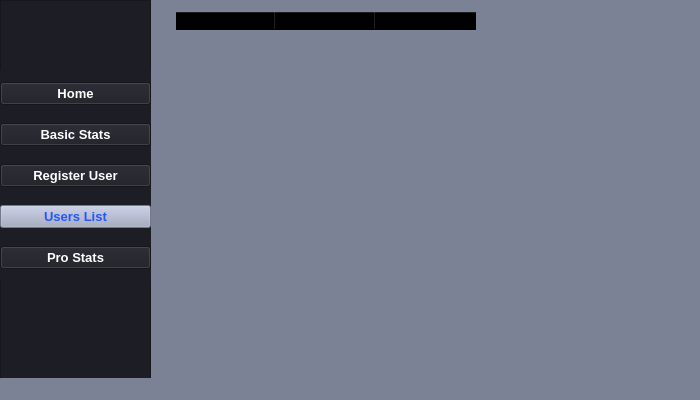
<?xml version="1.0" encoding="UTF-8"?>
<ui version="4.0">
 <class>MainWindow</class>
 <widget class="QMainWindow" name="MainWindow">
  <property name="geometry">
   <rect>
    <x>0</x>
    <y>0</y>
    <width>700</width>
    <height>400</height>
   </rect>
  </property>
  <property name="windowTitle">
   <string>MainWindow</string>
  </property>
  <property name="styleSheet">
   <string notr="true">background-color:#7B8295;</string>
  </property>
  <widget class="QWidget" name="centralwidget">
   <widget class="QFrame" name="frame">
    <property name="geometry">
     <rect>
      <x>0</x>
      <y>0</y>
      <width>151</width>
      <height>661</height>
     </rect>
    </property>
    <property name="styleSheet">
     <string notr="true">background-color: #1D1D25;</string>
    </property>
    <property name="frameShape">
     <enum>QFrame::StyledPanel</enum>
    </property>
    <property name="frameShadow">
     <enum>QFrame::Raised</enum>
    </property>
    <widget class="QWidget" name="gridLayoutWidget_3">
     <property name="geometry">
      <rect>
       <x>0</x>
       <y>70</y>
       <width>151</width>
       <height>211</height>
      </rect>
     </property>
     <layout class="QGridLayout" name="gridLayout_3">
      <item row="0" column="0">
       <widget class="QPushButton" name="home">
        <property name="font">
         <font>
          <pointsize>10</pointsize>
          <weight>75</weight>
          <bold>true</bold>
         </font>
        </property>
        <property name="styleSheet">
         <string notr="true">color: #fff;</string>
        </property>
        <property name="text">
         <string>Home</string>
        </property>
       </widget>
      </item>
      <item row="4" column="0">
       <widget class="QPushButton" name="pro">
        <property name="font">
         <font>
          <pointsize>10</pointsize>
          <weight>75</weight>
          <bold>true</bold>
         </font>
        </property>
        <property name="styleSheet">
         <string notr="true">color: #fff;</string>
        </property>
        <property name="text">
         <string>Pro Stats</string>
        </property>
       </widget>
      </item>
      <item row="3" column="0">
       <widget class="QPushButton" name="users_list">
        <property name="font">
         <font>
          <pointsize>10</pointsize>
          <weight>75</weight>
          <bold>true</bold>
         </font>
        </property>
        <property name="styleSheet">
         <string notr="true">color: rgb(35, 86, 255);
background-color: #A1A8C2;
</string>
        </property>
        <property name="text">
         <string>Users List</string>
        </property>
       </widget>
      </item>
      <item row="1" column="0">
       <widget class="QPushButton" name="stats">
        <property name="font">
         <font>
          <pointsize>10</pointsize>
          <weight>75</weight>
          <bold>true</bold>
         </font>
        </property>
        <property name="styleSheet">
         <string notr="true">color: #fff;</string>
        </property>
        <property name="text">
         <string>Basic Stats</string>
        </property>
       </widget>
      </item>
      <item row="2" column="0">
       <widget class="QPushButton" name="register_2">
        <property name="font">
         <font>
          <pointsize>10</pointsize>
          <weight>75</weight>
          <bold>true</bold>
         </font>
        </property>
        <property name="styleSheet">
         <string notr="true">color: #fff;</string>
        </property>
        <property name="text">
         <string>Register User</string>
        </property>
       </widget>
      </item>
     </layout>
    </widget>
   </widget>
   <widget class="QTableWidget" name="tableWidget">
    <property name="geometry">
     <rect>
      <x>175</x>
      <y>11</y>
      <width>501</width>
      <height>331</height>
     </rect>
    </property>
    <property name="font">
     <font>
      <pointsize>10</pointsize>
     </font>
    </property>
    <property name="styleSheet">
     <string notr="true">background-color: transparent;</string>
    </property>
    <column>
     <property name="text">
      <string>Name</string>
     </property>
    </column>
    <column>
     <property name="text">
      <string>Email</string>
     </property>
    </column>
    <column>
     <property name="text">
      <string>Designation</string>
     </property>
    </column>
   </widget>
  </widget>
  <widget class="QMenuBar" name="menubar">
   <property name="geometry">
    <rect>
     <x>0</x>
     <y>0</y>
     <width>700</width>
     <height>26</height>
    </rect>
   </property>
  </widget>
  <widget class="QStatusBar" name="statusbar"/>
 </widget>
 <resources/>
 <connections/>
</ui>
